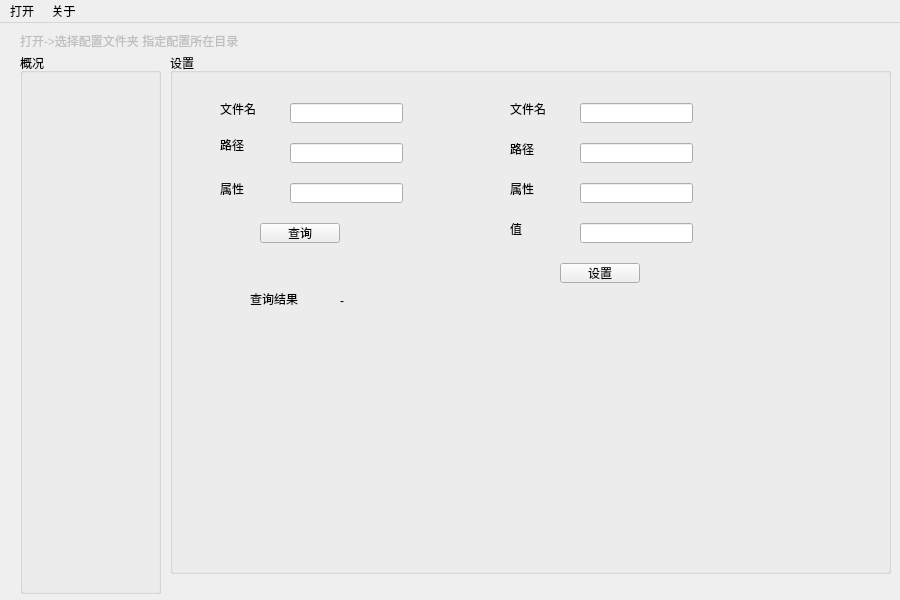
<?xml version="1.0" encoding="UTF-8"?>
<ui version="4.0">
 <class>MainWindow</class>
 <widget class="QMainWindow" name="MainWindow">
  <property name="geometry">
   <rect>
    <x>0</x>
    <y>0</y>
    <width>900</width>
    <height>600</height>
   </rect>
  </property>
  <property name="windowTitle">
   <string>录像机配置工具</string>
  </property>
  <widget class="QWidget" name="centralWidget">
   <widget class="QLabel" name="main_info">
    <property name="enabled">
     <bool>false</bool>
    </property>
    <property name="geometry">
     <rect>
      <x>20</x>
      <y>10</y>
      <width>861</width>
      <height>16</height>
     </rect>
    </property>
    <property name="text">
     <string>打开-&gt;选择配置文件夹 指定配置所在目录</string>
    </property>
   </widget>
   <widget class="QGroupBox" name="groupBox">
    <property name="geometry">
     <rect>
      <x>20</x>
      <y>30</y>
      <width>141</width>
      <height>541</height>
     </rect>
    </property>
    <property name="title">
     <string>概况</string>
    </property>
   </widget>
   <widget class="QGroupBox" name="groupBox_2">
    <property name="geometry">
     <rect>
      <x>170</x>
      <y>30</y>
      <width>721</width>
      <height>521</height>
     </rect>
    </property>
    <property name="title">
     <string>设置</string>
    </property>
    <widget class="QLineEdit" name="lineEditQueryfile">
     <property name="geometry">
      <rect>
       <x>120</x>
       <y>50</y>
       <width>113</width>
       <height>20</height>
      </rect>
     </property>
    </widget>
    <widget class="QLineEdit" name="lineEditQueryPath">
     <property name="geometry">
      <rect>
       <x>120</x>
       <y>90</y>
       <width>113</width>
       <height>20</height>
      </rect>
     </property>
    </widget>
    <widget class="QLabel" name="label">
     <property name="geometry">
      <rect>
       <x>50</x>
       <y>50</y>
       <width>54</width>
       <height>12</height>
      </rect>
     </property>
     <property name="text">
      <string>文件名</string>
     </property>
    </widget>
    <widget class="QLabel" name="label_2">
     <property name="geometry">
      <rect>
       <x>50</x>
       <y>82</y>
       <width>54</width>
       <height>20</height>
      </rect>
     </property>
     <property name="text">
      <string>路径</string>
     </property>
    </widget>
    <widget class="QLabel" name="label_3">
     <property name="geometry">
      <rect>
       <x>80</x>
       <y>240</y>
       <width>54</width>
       <height>12</height>
      </rect>
     </property>
     <property name="text">
      <string>查询结果</string>
     </property>
    </widget>
    <widget class="QPushButton" name="pushButtonQuery">
     <property name="geometry">
      <rect>
       <x>90</x>
       <y>170</y>
       <width>80</width>
       <height>20</height>
      </rect>
     </property>
     <property name="text">
      <string>查询</string>
     </property>
    </widget>
    <widget class="QLabel" name="label_4">
     <property name="geometry">
      <rect>
       <x>340</x>
       <y>90</y>
       <width>54</width>
       <height>12</height>
      </rect>
     </property>
     <property name="text">
      <string>路径</string>
     </property>
    </widget>
    <widget class="QLabel" name="label_5">
     <property name="geometry">
      <rect>
       <x>340</x>
       <y>50</y>
       <width>54</width>
       <height>12</height>
      </rect>
     </property>
     <property name="text">
      <string>文件名</string>
     </property>
    </widget>
    <widget class="QLineEdit" name="lineEditSetPath">
     <property name="geometry">
      <rect>
       <x>410</x>
       <y>90</y>
       <width>113</width>
       <height>20</height>
      </rect>
     </property>
    </widget>
    <widget class="QPushButton" name="pushButtonSet">
     <property name="geometry">
      <rect>
       <x>390</x>
       <y>210</y>
       <width>80</width>
       <height>20</height>
      </rect>
     </property>
     <property name="text">
      <string>设置</string>
     </property>
    </widget>
    <widget class="QLineEdit" name="lineEditSetFile">
     <property name="geometry">
      <rect>
       <x>410</x>
       <y>50</y>
       <width>113</width>
       <height>20</height>
      </rect>
     </property>
    </widget>
    <widget class="QLabel" name="label_6">
     <property name="geometry">
      <rect>
       <x>340</x>
       <y>130</y>
       <width>54</width>
       <height>12</height>
      </rect>
     </property>
     <property name="text">
      <string>属性</string>
     </property>
    </widget>
    <widget class="QLineEdit" name="lineEditSetAttr">
     <property name="geometry">
      <rect>
       <x>410</x>
       <y>130</y>
       <width>113</width>
       <height>20</height>
      </rect>
     </property>
    </widget>
    <widget class="QLabel" name="label_7">
     <property name="geometry">
      <rect>
       <x>340</x>
       <y>170</y>
       <width>54</width>
       <height>12</height>
      </rect>
     </property>
     <property name="text">
      <string>值</string>
     </property>
    </widget>
    <widget class="QLineEdit" name="lineEditSetVal">
     <property name="geometry">
      <rect>
       <x>410</x>
       <y>170</y>
       <width>113</width>
       <height>20</height>
      </rect>
     </property>
    </widget>
    <widget class="QLabel" name="label_8">
     <property name="geometry">
      <rect>
       <x>50</x>
       <y>130</y>
       <width>54</width>
       <height>12</height>
      </rect>
     </property>
     <property name="text">
      <string>属性</string>
     </property>
    </widget>
    <widget class="QLineEdit" name="lineEditQueryAttr">
     <property name="geometry">
      <rect>
       <x>120</x>
       <y>130</y>
       <width>113</width>
       <height>20</height>
      </rect>
     </property>
    </widget>
    <widget class="QLabel" name="labelResult">
     <property name="geometry">
      <rect>
       <x>170</x>
       <y>240</y>
       <width>511</width>
       <height>16</height>
      </rect>
     </property>
     <property name="text">
      <string>-</string>
     </property>
    </widget>
   </widget>
   <zorder>groupBox_2</zorder>
   <zorder>main_info</zorder>
   <zorder>groupBox</zorder>
  </widget>
  <widget class="QMenuBar" name="menuBar">
   <property name="geometry">
    <rect>
     <x>0</x>
     <y>0</y>
     <width>900</width>
     <height>22</height>
    </rect>
   </property>
   <widget class="QMenu" name="menudemo">
    <property name="title">
     <string>打开</string>
    </property>
    <addaction name="opendir"/>
    <addaction name="action"/>
   </widget>
   <widget class="QMenu" name="menu">
    <property name="title">
     <string> 关于 </string>
    </property>
    <addaction name="About"/>
   </widget>
   <addaction name="menudemo"/>
   <addaction name="menu"/>
  </widget>
  <action name="opendir">
   <property name="text">
    <string>选择配置文件夹</string>
   </property>
   <property name="shortcut">
    <string>Ctrl+O</string>
   </property>
   <property name="priority">
    <enum>QAction::NormalPriority</enum>
   </property>
  </action>
  <action name="About">
   <property name="text">
    <string> 关于 </string>
   </property>
   <property name="toolTip">
    <string>关于</string>
   </property>
  </action>
  <action name="action">
   <property name="enabled">
    <bool>false</bool>
   </property>
   <property name="text">
    <string>选择库文件夹</string>
   </property>
   <property name="shortcut">
    <string>Ctrl+R</string>
   </property>
  </action>
 </widget>
 <layoutdefault spacing="6" margin="11"/>
 <resources/>
 <connections/>
</ui>
